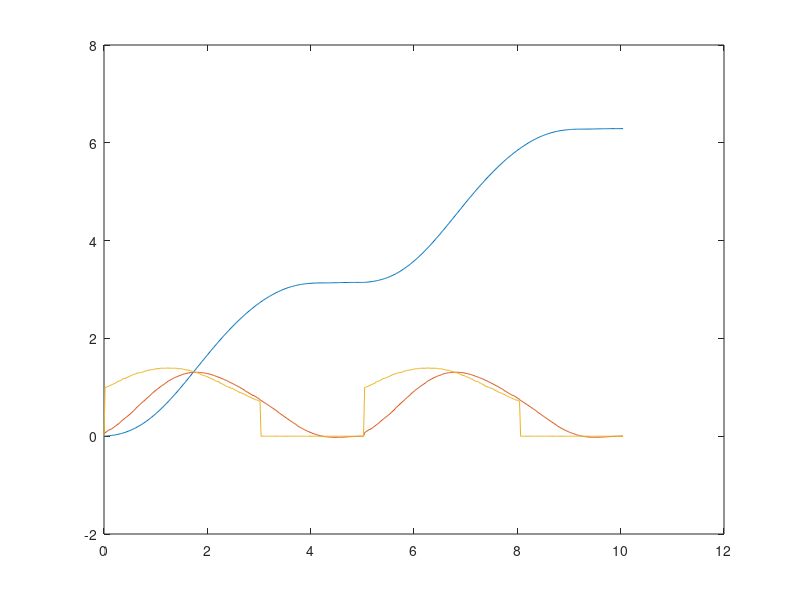

Write MATLAB code to recreate this figure. (Note: this script raises an error after producing the figure.)
load('smoothdata100postalternative.mat')
repeat8=[processeddata8(:,1:250) processeddata8(:,250)+processeddata8(:,2:250)];

plot(repeat8(1,:),repeat8(4,:))
hold on
plot(repeat8(1,:),repeat8(6,:))
plot(repeat8(1,:),1/100*repeat8(29,:))

%%
save('smoothdata100postalternative.mat')
a='saved'